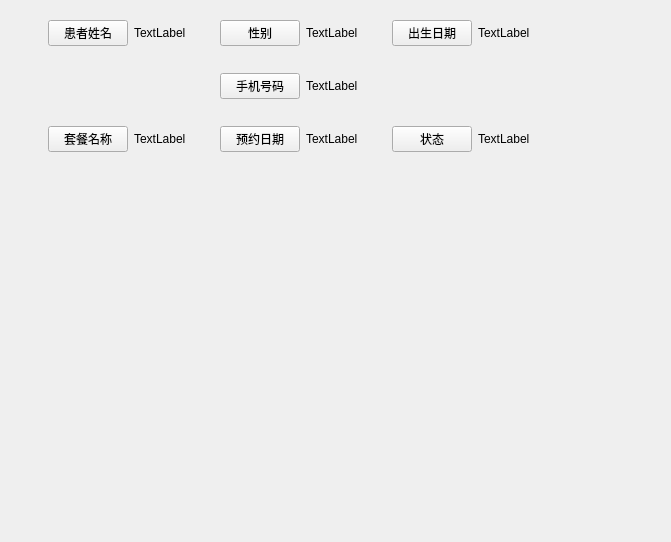
<?xml version="1.0" encoding="UTF-8"?>
<ui version="4.0">
 <class>InputMedicaExaminationData</class>
 <widget class="QWidget" name="InputMedicaExaminationData">
  <property name="geometry">
   <rect>
    <x>0</x>
    <y>0</y>
    <width>671</width>
    <height>542</height>
   </rect>
  </property>
  <property name="windowTitle">
   <string>Form</string>
  </property>
  <widget class="QWidget" name="">
   <property name="geometry">
    <rect>
     <x>20</x>
     <y>20</y>
     <width>538</width>
     <height>132</height>
    </rect>
   </property>
   <layout class="QVBoxLayout" name="verticalLayout">
    <item>
     <layout class="QHBoxLayout" name="horizontalLayout_8">
      <item>
       <spacer name="horizontalSpacer_8">
        <property name="orientation">
         <enum>Qt::Horizontal</enum>
        </property>
        <property name="sizeHint" stdset="0">
         <size>
          <width>18</width>
          <height>20</height>
         </size>
        </property>
       </spacer>
      </item>
      <item>
       <layout class="QHBoxLayout" name="horizontalLayout">
        <item>
         <widget class="QPushButton" name="pushButton">
          <property name="text">
           <string>患者姓名</string>
          </property>
         </widget>
        </item>
        <item>
         <widget class="QLabel" name="label">
          <property name="text">
           <string>TextLabel</string>
          </property>
         </widget>
        </item>
       </layout>
      </item>
      <item>
       <spacer name="horizontalSpacer">
        <property name="orientation">
         <enum>Qt::Horizontal</enum>
        </property>
        <property name="sizeHint" stdset="0">
         <size>
          <width>18</width>
          <height>20</height>
         </size>
        </property>
       </spacer>
      </item>
      <item>
       <layout class="QHBoxLayout" name="horizontalLayout_2">
        <item>
         <widget class="QPushButton" name="pushButton_2">
          <property name="text">
           <string>性别</string>
          </property>
         </widget>
        </item>
        <item>
         <widget class="QLabel" name="label_2">
          <property name="text">
           <string>TextLabel</string>
          </property>
         </widget>
        </item>
       </layout>
      </item>
      <item>
       <spacer name="horizontalSpacer_2">
        <property name="orientation">
         <enum>Qt::Horizontal</enum>
        </property>
        <property name="sizeHint" stdset="0">
         <size>
          <width>18</width>
          <height>20</height>
         </size>
        </property>
       </spacer>
      </item>
      <item>
       <layout class="QHBoxLayout" name="horizontalLayout_3">
        <item>
         <widget class="QPushButton" name="pushButton_3">
          <property name="text">
           <string>出生日期</string>
          </property>
         </widget>
        </item>
        <item>
         <widget class="QLabel" name="label_3">
          <property name="text">
           <string>TextLabel</string>
          </property>
         </widget>
        </item>
       </layout>
      </item>
      <item>
       <spacer name="horizontalSpacer_7">
        <property name="orientation">
         <enum>Qt::Horizontal</enum>
        </property>
        <property name="sizeHint" stdset="0">
         <size>
          <width>18</width>
          <height>20</height>
         </size>
        </property>
       </spacer>
      </item>
     </layout>
    </item>
    <item>
     <spacer name="verticalSpacer">
      <property name="orientation">
       <enum>Qt::Vertical</enum>
      </property>
      <property name="sizeHint" stdset="0">
       <size>
        <width>20</width>
        <height>17</height>
       </size>
      </property>
     </spacer>
    </item>
    <item>
     <layout class="QHBoxLayout" name="horizontalLayout_9">
      <item>
       <spacer name="horizontalSpacer_9">
        <property name="orientation">
         <enum>Qt::Horizontal</enum>
        </property>
        <property name="sizeHint" stdset="0">
         <size>
          <width>18</width>
          <height>20</height>
         </size>
        </property>
       </spacer>
      </item>
      <item>
       <layout class="QHBoxLayout" name="horizontalLayout_7">
        <item>
         <widget class="QPushButton" name="pushButton_7">
          <property name="text">
           <string>手机号码</string>
          </property>
         </widget>
        </item>
        <item>
         <widget class="QLabel" name="label_7">
          <property name="text">
           <string>TextLabel</string>
          </property>
         </widget>
        </item>
       </layout>
      </item>
      <item>
       <spacer name="horizontalSpacer_3">
        <property name="orientation">
         <enum>Qt::Horizontal</enum>
        </property>
        <property name="sizeHint" stdset="0">
         <size>
          <width>18</width>
          <height>20</height>
         </size>
        </property>
       </spacer>
      </item>
     </layout>
    </item>
    <item>
     <spacer name="verticalSpacer_2">
      <property name="orientation">
       <enum>Qt::Vertical</enum>
      </property>
      <property name="sizeHint" stdset="0">
       <size>
        <width>20</width>
        <height>17</height>
       </size>
      </property>
     </spacer>
    </item>
    <item>
     <layout class="QHBoxLayout" name="horizontalLayout_10">
      <item>
       <spacer name="horizontalSpacer_10">
        <property name="orientation">
         <enum>Qt::Horizontal</enum>
        </property>
        <property name="sizeHint" stdset="0">
         <size>
          <width>18</width>
          <height>20</height>
         </size>
        </property>
       </spacer>
      </item>
      <item>
       <layout class="QHBoxLayout" name="horizontalLayout_4">
        <item>
         <widget class="QPushButton" name="pushButton_4">
          <property name="text">
           <string>套餐名称</string>
          </property>
         </widget>
        </item>
        <item>
         <widget class="QLabel" name="label_4">
          <property name="text">
           <string>TextLabel</string>
          </property>
         </widget>
        </item>
       </layout>
      </item>
      <item>
       <spacer name="horizontalSpacer_4">
        <property name="orientation">
         <enum>Qt::Horizontal</enum>
        </property>
        <property name="sizeHint" stdset="0">
         <size>
          <width>18</width>
          <height>20</height>
         </size>
        </property>
       </spacer>
      </item>
      <item>
       <layout class="QHBoxLayout" name="horizontalLayout_5">
        <item>
         <widget class="QPushButton" name="pushButton_5">
          <property name="text">
           <string>预约日期</string>
          </property>
         </widget>
        </item>
        <item>
         <widget class="QLabel" name="label_5">
          <property name="text">
           <string>TextLabel</string>
          </property>
         </widget>
        </item>
       </layout>
      </item>
      <item>
       <spacer name="horizontalSpacer_5">
        <property name="orientation">
         <enum>Qt::Horizontal</enum>
        </property>
        <property name="sizeHint" stdset="0">
         <size>
          <width>18</width>
          <height>20</height>
         </size>
        </property>
       </spacer>
      </item>
      <item>
       <layout class="QHBoxLayout" name="horizontalLayout_6">
        <item>
         <widget class="QPushButton" name="pushButton_6">
          <property name="text">
           <string>状态</string>
          </property>
         </widget>
        </item>
        <item>
         <widget class="QLabel" name="label_6">
          <property name="text">
           <string>TextLabel</string>
          </property>
         </widget>
        </item>
       </layout>
      </item>
      <item>
       <spacer name="horizontalSpacer_6">
        <property name="orientation">
         <enum>Qt::Horizontal</enum>
        </property>
        <property name="sizeHint" stdset="0">
         <size>
          <width>18</width>
          <height>20</height>
         </size>
        </property>
       </spacer>
      </item>
     </layout>
    </item>
   </layout>
  </widget>
 </widget>
 <resources/>
 <connections/>
</ui>
